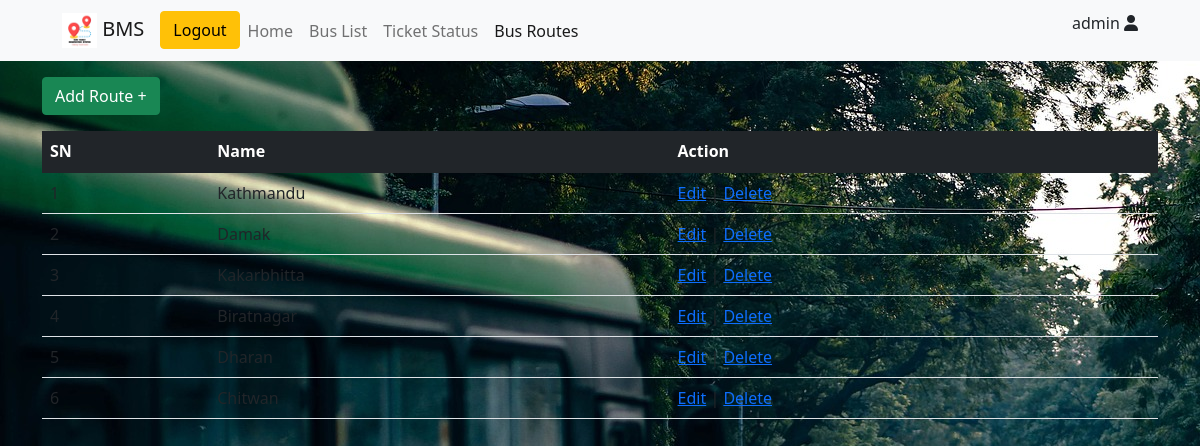
Page /busRoutes (signed in) on the earlier database version.
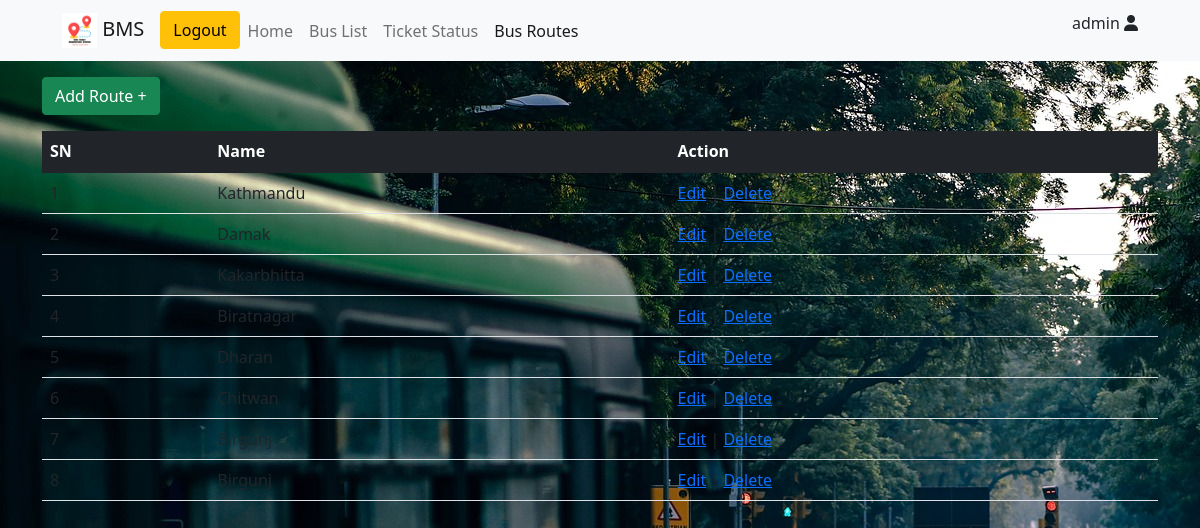
Same page on the later database version.
### bms/models.py (models this page shows, shortened)
class busRoute(models.Model):
    name = models.CharField(max_length=100, unique=True)
    updated = models.DateTimeField(auto_now=True)
    created = models.DateTimeField(auto_now_add=True)

### bms/views.py (the view)
# urls.py: path('busRoutes', views.busRoutes, name='busRoutes'),
@login_required(login_url='loginUser')
def busRoutes(request):
    routes = busRoute.objects.all()
    successMessages = messages.get_messages(request)
    context = {'routes':routes, 'messages':successMessages}
    return render(request, 'bms/busRoutes.html', context)

### bms/templates/bms/busRoutes.html (shortened to what this page needs)
{% extends 'main.html' %}
{% block navItem %}
            <li class="nav-item">
              <a class="nav-link " aria-current="page" href="{% url 'home' %}">Home</a>
            </li>
            <li class="nav-item">
              <a class="nav-link " href="{% url 'busList' %}">Bus List</a>
            </li>
            <li class="nav-item">
              <a class="nav-link " href="{% url 'ticketStatus' %}">Ticket Status</a>
            </li>
            <li class="nav-item">
              <a class="nav-link active" href="{% url 'busRoutes' %}">Bus Routes</a>
            </li>
{% endblock navItem %}
{% block content %}
<section>
    <div class="container mt-3">
      {% if request.user.is_superuser %}
      <div class="">
        <a href="{% url 'addRoute' %}"> <button type="button" class="btn btn-success">Add Route +</button> </a>
      </div>
      {% endif %}
    <table class="table mt-3">
      <thead class="table-dark">
        <tr>
          <th>SN</th>
          <th>Name</th>
          {% if request.user.is_superuser %}
          <th>Action</th>
        {% endif %}
        </tr>
      </thead>
      <tbody>
        {% for route in routes %}
        <tr>
          <td>{{ forloop.counter }}</td>
          <td>{{ route.name }}</td>
          {% if request.user.is_superuser %}
              <td><a href="{% url 'editRoute' route.id %}">Edit</a> |
              <a href="{% url 'deleteRoute' route.id %}">Delete</a>
            {% endif %}
        </tr>
        {% endfor %}
      </tbody>
    </table>
  </div>
  </section>
{% endblock %}

Differences in the rows shown:
added busRoute: name "Birgunj"
added busRoute: name "Birgunj"
